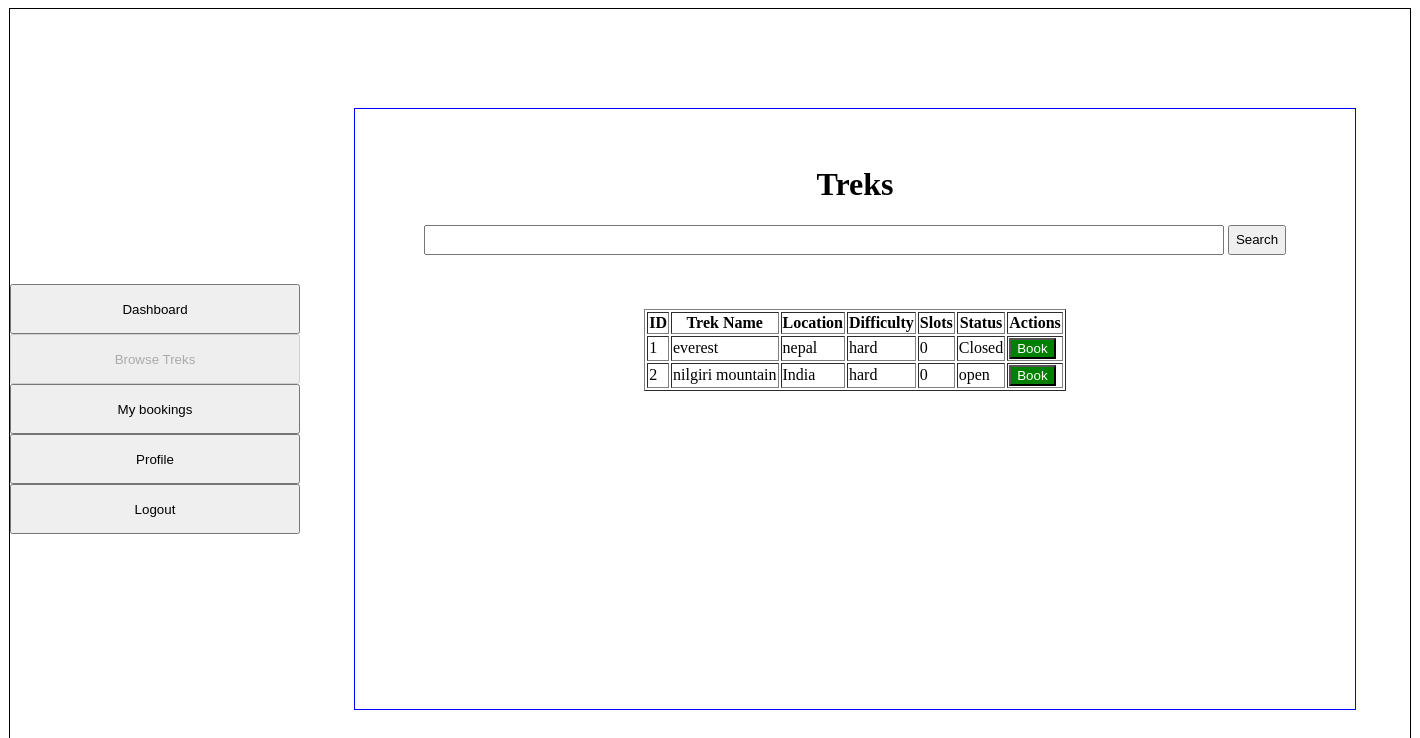
/all_treks, run on the app's committed database.
### models.py (models this page shows)
class Trek(db.Model):
    __tablename__ = "treks"
    trek_id = db.Column(db.Integer, primary_key=True)
    trek_name = db.Column(db.String(200), nullable=False)
    location = db.Column(db.String(100), nullable=False)
    difficulty = db.Column(db.String(50), nullable=False)
    duration = db.Column(db.String(50), nullable=False)
    start_date = db.Column(db.Date, nullable=False)
    end_date = db.Column(db.Date, nullable=False)
    total_slots = db.Column(db.Integer, nullable=False)
    available_slots = db.Column(db.Integer, nullable=False)
    status = db.Column(db.String(20), nullable=False)
    description = db.Column(db.String(500), nullable=False)
    assigned_staff_id = db.Column(db.Integer, db.ForeignKey("users.user_id"), nullable=True)
    bookings = db.relationship("Booking", cascade="all,delete", backref="trek")

### app.py (the view)
@app.route('/all_treks', methods=['GET', 'POST'])
def trekker_treks():
    if request.method == 'POST':
        search_query = request.form.get("search")
        data = db.session.query(Trek).filter((Trek.trek_name.like(f"%{search_query}%")) |
            (Trek.location.like(f"%{search_query}%"))
        ).all()
    else:
        data = get_trek_data()
    return render_template("all_treks.html", trekdata=data)

### app.py (called while the page is built)
def get_trek_data():
    all_treks = db.session.query(Trek).all()
    return all_treks

### templates/all_treks.html (shortened to what this page needs)
{% extends "base.html" %}
{% block sidebar %}
    <a href="/trekker_dashboard"><input type="button" value="Dashboard" style="width: 290px; height: 50px; margin: 0 auto;" ></a><br>
    <a href="/all_treks"><input type="button" value="Browse Treks" style="width: 290px; height: 50px; margin: 0 auto;" disabled></a><br>
    <a href="/my_bookings"><input type="button" value="My bookings" style="width: 290px; height: 50px; margin: 0 auto;"></a><br>
    <a href="/profile_trekker"><input type="button" value="Profile" style="width: 290px; height: 50px; margin: 0 auto;"></a><br>
    <a href="/logout"><input type="button" value="Logout" style="width: 290px; height: 50px; margin: 0 auto;"></a>
{% endblock %}
{% block content %}
<div style="text-align: center;">
    <h1>Treks</h1>
    <form method="POST" action="">
        <input type="search" name="search" id="search" style="width: 800px; height: 30px;">
        <input type="submit" value="Search" style="height: 30px;">
    </form>
</div>
<br>
<br>
<br>
<div style="align-items: center; justify-content: center;">
    <table border="1px solid black;" style="margin: 0 auto;">
        <tr>
            <th>ID</th>
            <th>Trek Name</th>
            <th>Location</th>
            <th>Difficulty</th>
            <th>Slots</th>
            <th>Status</th>
            <th>Actions</th>
        </tr>
        {% for t in trekdata %}
        <tr>
            <td>{{ t.trek_id }}</td>
            <td>{{ t.trek_name }}</td>
            <td>{{ t.location }}</td>
            <td>{{ t.difficulty }}</td>
            <td>{{ t.available_slots }}</td>
            <td>{{ t.status }}</td>
            <td>
                <a href="/book_trek/{{ t.trek_id }}">
                    <input type="button" value="Book" style="background-color: green; color: white;">
                </a>
            </td>
        </tr>
        {% endfor %}
    </table>
</div>
{% endblock %}

### data on the page
Trek: trek_id "1", trek_name "everest", location "nepal", difficulty "hard", available_slots "0", status "Closed"
Trek: trek_id "2", trek_name "nilgiri mountain", location "India", difficulty "hard", available_slots "0", status "open"
